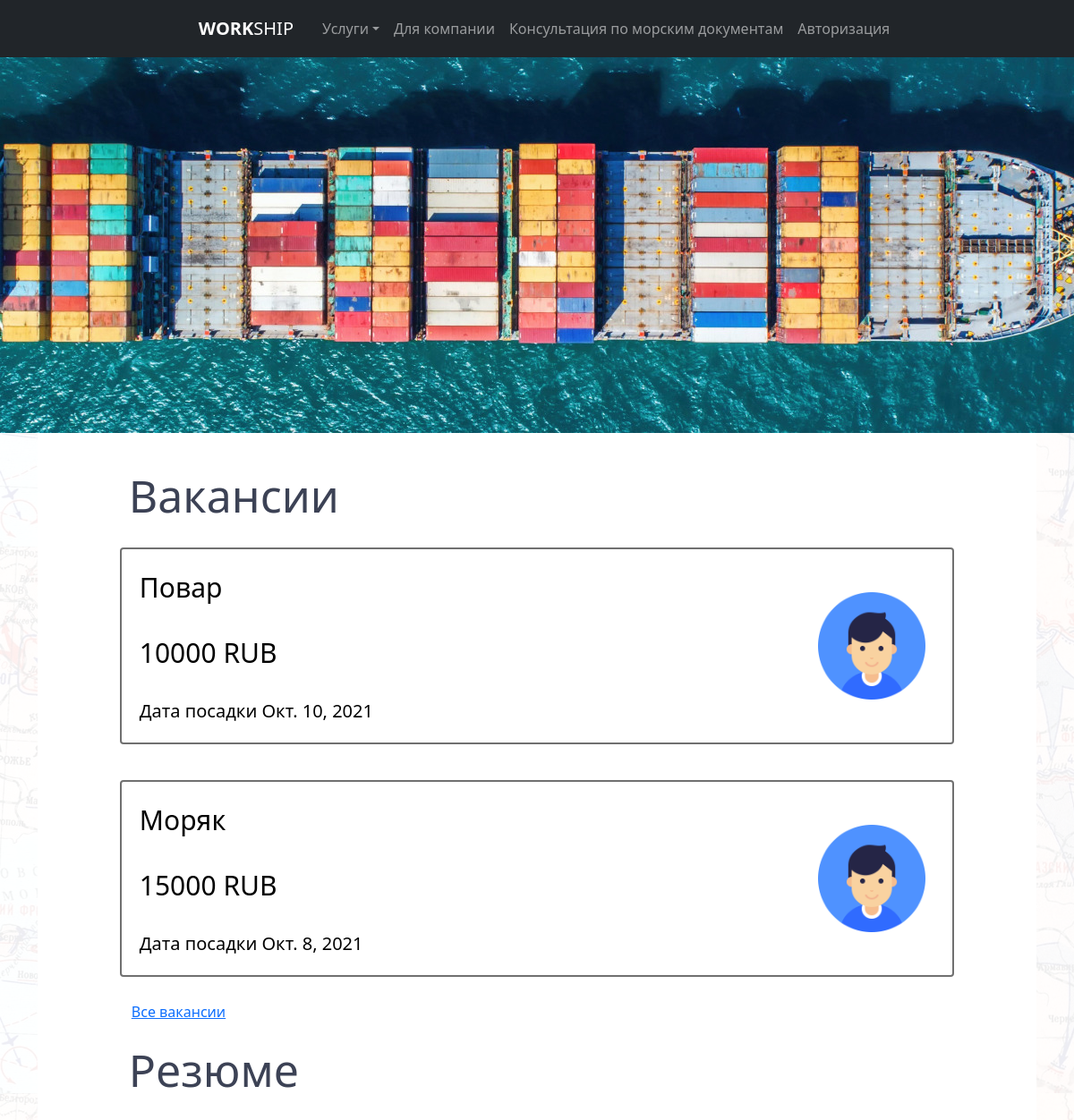
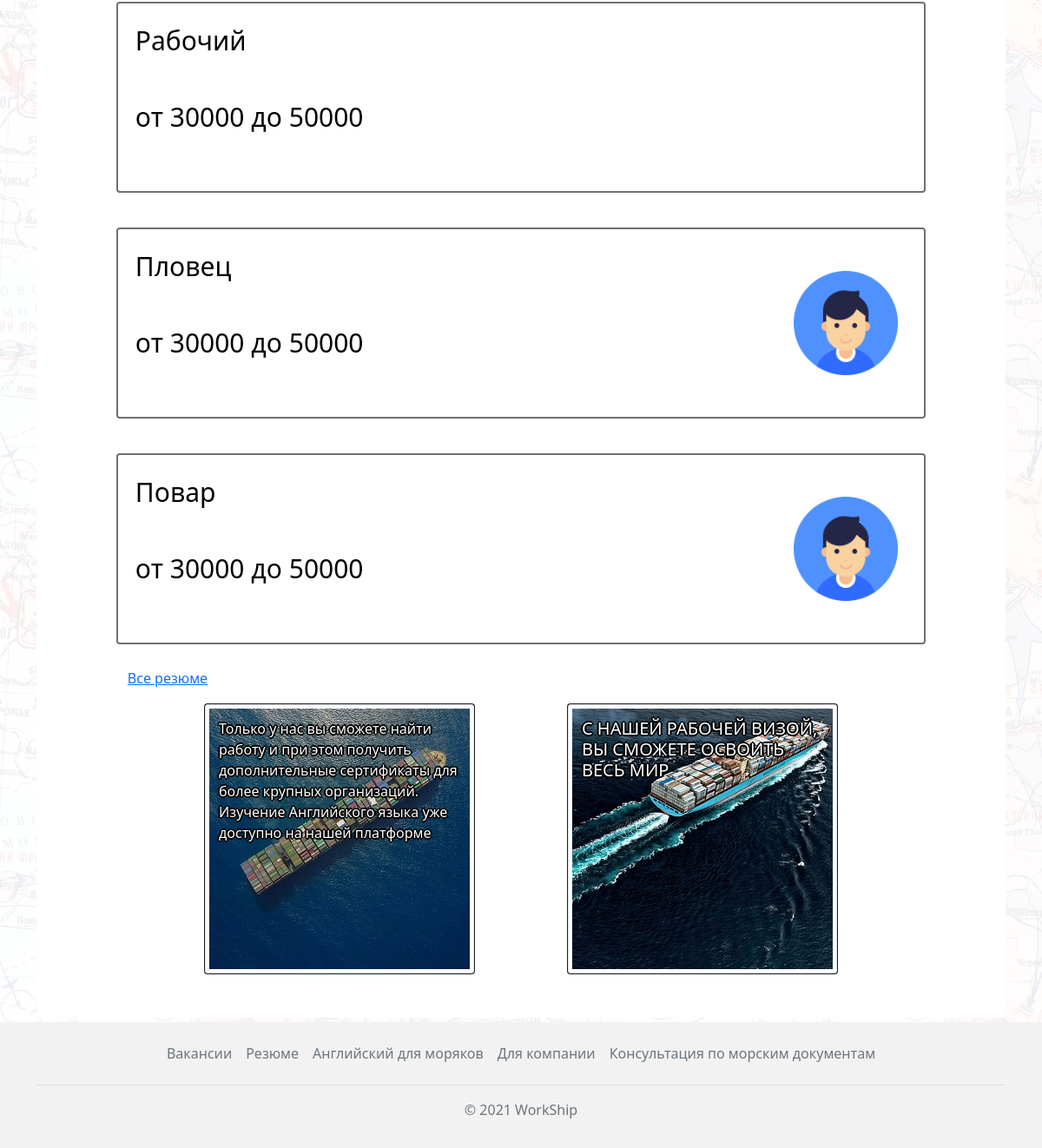
The page / on the database its author committed (2 pictures, top to bottom).
### vacancies/models.py (models this page shows, shortened)
class Vacancy(models.Model):
    user = models.ForeignKey(User, on_delete=models.CASCADE)
    title = models.CharField('Должность', max_length=255)
    salary = models.CharField('Зарплата', max_length=255)
    vessel_type = models.CharField('Тип судна', max_length=255, default="")
    date_start = models.DateField('Дата посадки')
    landing = models.CharField('Место посадки', max_length=255, default="")
    contract_term = models.CharField('Срок контракта', max_length=255, default="")
    image = models.ImageField(verbose_name='Изображение', upload_to=image_directory_path, storage=image_storage, default='defaultuser.png')
    time_create = models.DateTimeField('Дата создания', auto_now_add=True, null=True)
    time_update = models.DateTimeField('Дата изменения', auto_now=True, null=True)
    is_published = models.BooleanField('Публикация', default=True)
    def get_absolute_url(self):
        return reverse('vacancies_detail', kwargs={'vacancy_id': self.pk})
    class Meta:
        verbose_name = 'Вакансия'
        verbose_name_plural = 'Вакансии'
        ordering = ['-time_create', 'title']

### summaries/models.py (models this page shows, shortened)
class Summary(models.Model):
    user = models.ForeignKey(User, on_delete=models.CASCADE)
    name = models.CharField('Название', max_length=255)
    job = models.CharField('Должность', max_length=255)
    city = models.CharField('Город', max_length=255)
    salary_min = models.CharField('Зарплата от', max_length=255)
    salary_max = models.CharField('Зарплата до', max_length=255)
    extra = models.TextField('Дополнительно', default='Без описания')
    image = models.ImageField(upload_to=image_directory_path, storage=image_storage, default='defaultuser.png')
    time_create = models.DateTimeField('Дата создания', auto_now_add=True, null=True)
    time_update = models.DateTimeField('Дата изменения', auto_now=True, null=True)
    is_published = models.BooleanField('Публикация', default=True)
    def get_absolute_url(self):
        return reverse('summaries_detail', kwargs={'summary_id': self.pk})
    class Meta:
        verbose_name = 'Резюме'
        verbose_name_plural = 'Резюме'

### main/views.py (the view)
# urls.py: path('', views.index, name='home'),
def index(request):
    vacancies = Vacancy.objects.filter(is_published=True)[:3]
    summaries = Summary.objects.filter(is_published=True)[:3]
    context = {
        'vacancies': vacancies,
        'summaries': summaries
    }
    return render(request, 'main/index.html', context=context)

### main/templates/main/index.html (shortened to what this page needs)
{% extends 'main/layout.html' %}
{% load static %}
{% block content %}
      <div class="index_logo">
        <img src="{%  static 'main/img/mainlogo.jpg' %}" alt="">
      </div>
<div class="container">
      <div class="wrapper">
        <div class="vacancies">
          <div class="vacancies__header">
            <h2>Вакансии</h2>
          </div>
          <div class="vacancies__container">
            {% if vacancies %}
              {% for vacancy in vacancies %}
             <a href="{{ vacancy.get_absolute_url }}">
                <div class="vacancy">
                  <div class="vacancy__title">{{ vacancy.title }}</div>
                  <div class="vacancy__salary">{{ vacancy.salary }}</div>
                  <div class="vacancy__date">Дата посадки {{ vacancy.date_start }}</div>
                  <div class="vacancy__logo"><img class="rounded img-fluid" src="{{vacancy.image.url}}" alt=""></div>
                </div>
             </a>
              {% endfor %}
            {% else %}
              <p>Вакансий не обнаружено</p>
            {% endif %}
          </div>
            <a href="{% url 'vacancies_home' %}" class="btn btn-link">Все вакансии</a>
        </div>
      <div class="vacancies mt-3">
          <div class="vacancies__header">
            <h2>Резюме</h2>
          </div>
          <div class="vacancies__container">
            {% if summaries %}
              {% for summary in summaries %}
              <a href="{{ summary.get_absolute_url }}">
                  <div class="vacancy">
                    <div class="vacancy__title">{{ summary.name }}</div>
                    <div class="vacancy__salary">от {{ summary.salary_min }} до {{ summary.salary_max }}</div>
                    <div class="vacancy__logo"><img src="{{summary.image.url}}" alt=""></div>
                  </div>
              </a>
              {% endfor %}
            {% else %}
              <p>Резюме не обнаружено</p>
            {% endif %}
          </div>
          <a href="{% url 'summaries_home' %}" class="btn btn-link">Все резюме</a>
        </div>
        <div class="slider_index">
          <div class="slider_index__container">
            <div class="card bg-dark text-white">
                <img src="{%  static 'main/img/ship1.jpg' %}" class="card-img img-fluid img-thumbnail" alt="...">
                <div class="card-img-overlay">
                <p class="card-text" style="text-shadow: 2px 0 0 #000, -2px 0 0 #000, 0 2px 0 #000, 0 -2px 0 #000, 1px 1px #000, -1px -1px 0 #000, 1px -1px 0 #000, -1px 1px 0 #000;">Только у нас вы сможете найти работу и при этом получить
                дополнительные сертификаты для более крупных организаций.
                Изучение Английского языка уже доступно на нашей платформе</p>
                </div>
            </div>
            <div class="card bg-dark text-white">
                <img src="{%  static 'main/img/ship2.jpg' %}" class="card-img img-fluid img-thumbnail" alt="...">
                <div class="card-img-overlay">
                <h5 class="card-title"  style="text-shadow: 2px 0 0 #000, -2px 0 0 #000, 0 2px 0 #000, 0 -2px 0 #000, 1px 1px #000, -1px -1px 0 #000, 1px -1px 0 #000, -1px 1px 0 #000;">С НАШЕЙ РАБОЧЕЙ ВИЗОЙ, ВЫ СМОЖЕТЕ ОСВОИТЬ ВЕСЬ МИР</h5>
                </div>
            </div>
          </div>
        </div>
      </div>
</div>
{% endblock %}

### main/static/main/style/css/style.css (style rules this page uses)
* { padding: 0; margin: 0; -webkit-box-sizing: border-box; box-sizing: border-box; font-family: "Segoe UI", Tahoma, Geneva, Verdana, sans-serif; scroll-behavior: smooth; }
html, body { height: 100%; }
.wrapper { padding: 40px; height: 100%; background-color: #fff; }
.index_logo { display: block; width: 100%; height: 420px; background-color: #ccc; overflow: hidden; position: relative; }
.index_logo img { min-width: 100%; position: absolute; left: 50%; top: 50%; -webkit-transform: translate(-50%, -50%); transform: translate(-50%, -50%); }
.vacancies { display: block; width: 90%; margin: 0 auto; background-color: #fff; }
.vacancies__header h2 { font-weight: 400; font-size: 50px; margin-left: 10px; color: #3c4255; }
.vacancies__container { display: -webkit-box; display: -ms-flexbox; display: flex; -webkit-box-orient: vertical; -webkit-box-direction: normal; -ms-flex-direction: column; flex-direction: column; -webkit-box-pack: justify; -ms-flex-pack: justify; justify-content: space-between; }
.vacancies__container a { display: block; text-decoration: none; color: initial; width: 100%; height: 220px; margin: 20px 0; -webkit-transition: 0.2s; transition: 0.2s; }
.vacancies__container .vacancy { position: relative; display: -webkit-box; display: -ms-flexbox; display: flex; -webkit-box-orient: vertical; -webkit-box-direction: normal; -ms-flex-direction: column; flex-direction: column; -webkit-box-pack: justify; -ms-flex-pack: justify; justify-content: space-between; width: 100%; height: 100%; border: 2px solid #707070; border-radius: 4px; padding: 20px; }
.vacancies__container .vacancy__title, .vacancies__container .vacancy__salary { font-size: 30px; }
.vacancies__container .vacancy__date { font-size: 20px; }
.vacancies__container .vacancy__logo { position: absolute; right: 30px; top: 50%; -webkit-transform: translateY(-50%); transform: translateY(-50%); width: 120px; height: 120px; }
.vacancies__container .vacancy__logo img { width: 100%; }
.slider_index { width: 100%; padding: 10px 100px; display: -webkit-box; display: -ms-flexbox; display: flex; }
.slider_index__container { display: -webkit-box; display: -ms-flexbox; display: flex; width: 100%; -ms-flex-pack: distribute; justify-content: space-around; }

### rows shown on the page
Vacancy: title "Повар", salary "10000 RUB", date_start "Окт. 10, 2021", image (placeholder picture)
Vacancy: title "Моряк", salary "15000 RUB", date_start "Окт. 8, 2021", image (placeholder picture)
Summary: name "Рабочий", salary_min "30000", salary_max "50000"
Summary: name "Пловец", salary_min "30000", salary_max "50000", image (placeholder picture)
Summary: name "Повар", salary_min "30000", salary_max "50000", image (placeholder picture)
